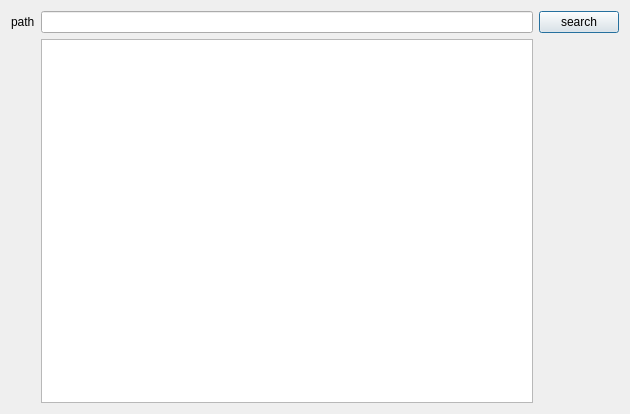
<?xml version="1.0" encoding="UTF-8"?>
<ui version="4.0">
 <class>Dialog</class>
 <widget class="QDialog" name="Dialog">
  <property name="geometry">
   <rect>
    <x>0</x>
    <y>0</y>
    <width>630</width>
    <height>414</height>
   </rect>
  </property>
  <property name="windowTitle">
   <string>Dialog</string>
  </property>
  <layout class="QGridLayout" name="gridLayout">
   <item row="0" column="0">
    <widget class="QLabel" name="PathLabel">
     <property name="text">
      <string>path</string>
     </property>
    </widget>
   </item>
   <item row="0" column="1">
    <widget class="QLineEdit" name="PathEdit"/>
   </item>
   <item row="0" column="2">
    <widget class="QPushButton" name="pushButton">
     <property name="text">
      <string>search</string>
     </property>
    </widget>
   </item>
   <item row="1" column="1">
    <widget class="QListWidget" name="listWidget"/>
   </item>
  </layout>
 </widget>
 <resources/>
 <connections>
  <connection>
   <sender>pushButton</sender>
   <signal>clicked()</signal>
   <receiver>Dialog</receiver>
   <slot>SearchButtonClicked()</slot>
   <hints>
    <hint type="sourcelabel">
     <x>426</x>
     <y>16</y>
    </hint>
    <hint type="destinationlabel">
     <x>418</x>
     <y>51</y>
    </hint>
   </hints>
  </connection>
  <connection>
   <sender>listWidget</sender>
   <signal>itemClicked(QListWidgetItem*)</signal>
   <receiver>Dialog</receiver>
   <slot>ItemClicked(QListWidgetItem*)</slot>
   <hints>
    <hint type="sourcelabel">
     <x>353</x>
     <y>147</y>
    </hint>
    <hint type="destinationlabel">
     <x>385</x>
     <y>202</y>
    </hint>
   </hints>
  </connection>
 </connections>
 <slots>
  <slot>SearchButtonClicked()</slot>
  <slot>ItemClicked(QListWidgetItem*)</slot>
 </slots>
</ui>
